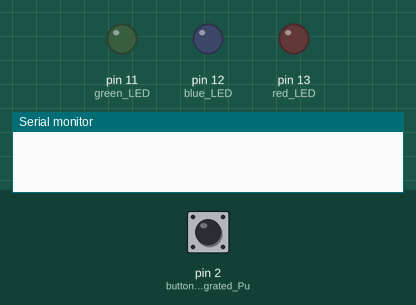
Recording of a sketch running on a simulated Arduino Uno, built with avr-gcc and run on an emulated ATmega328P. On the bench: output pins drawn as LEDs (lit = HIGH), the last lines printed to the serial monitor. Inputs (shaded band) come from the test bench; at power-on: pin 2 (button_with_integrated_Pu) HIGH.

Above: at 1.2 s.
1.3 s: pin 2 (button_with_integrated_Pu) pulled LOW for 0.15 s
At 1.7 s:
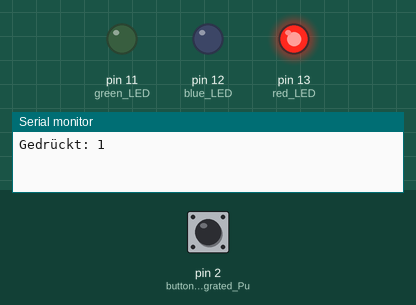
2.9 s: pin 2 (button_with_integrated_Pu) pulled LOW for 1 s
At 4.1 s:
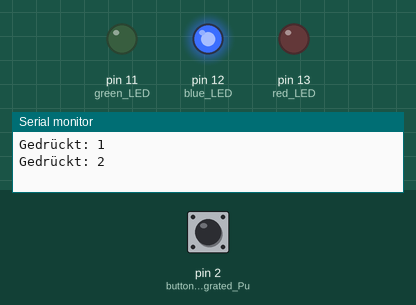
5.4 s: pin 2 (button_with_integrated_Pu) pulled LOW for 0.15 s
At 6.0 s:
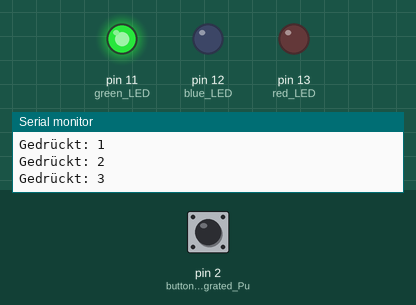
7.0 s: pin 2 (button_with_integrated_Pu) pulled LOW for 3.2 s
At 8.5 s:
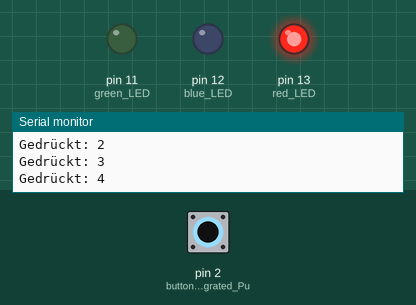
Timing chart, 0 to 10.0 s (numbered marks = the images above; inputs shaded):
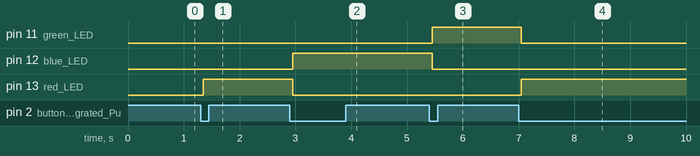

Measured:
- after the input at 1.3 s, pin 13 (red_LED): LOW → HIGH after 0.05 s
- after the input at 2.9 s, pin 12 (blue_LED): LOW → HIGH after 0.05 s; pin 13 (red_LED): HIGH → LOW after 0.05 s
- after the input at 5.4 s, pin 11 (green_LED): LOW → HIGH after 0.05 s; pin 12 (blue_LED): HIGH → LOW after 0.05 s
- after the input at 7.0 s, pin 11 (green_LED): HIGH → LOW after 0.05 s; pin 13 (red_LED): LOW → HIGH after 0.05 s

The sketch:

code.ino
```cpp
int count = 0;
bool lastButtonState = HIGH;  // because we utilise INPUT_PULLUP
void setup() {
  // put your setup code here, to run once:
  pinMode(13, OUTPUT);     // red LED
  pinMode(12, OUTPUT);     // blue LED
  pinMode(11, OUTPUT);     // green LED
  pinMode(2, INPUT_PULLUP);       // button with integrated Pullup
   Serial.begin(9600);
}

void loop() {
    bool buttonState = digitalRead(2);
  // put your main code here, to run repeatedly:
  if(count == 1){                               // LED light mode
    digitalWrite(13, HIGH);
    digitalWrite(12, LOW);
    digitalWrite(11, LOW);
  }
  if(count == 2){
    digitalWrite(13, LOW);
    digitalWrite(12, HIGH);
    digitalWrite(11, LOW);
  }
  if(count == 3){
    digitalWrite(13, LOW);
    digitalWrite(12, LOW);
    digitalWrite(11, HIGH);
  }
  if(count == 4){
    count = 1;
  }
  if(lastButtonState == HIGH && buttonState == LOW) {     // counter
    count++;
    Serial.print("Gedrückt: ");
    Serial.println(count);
    delay(50);  // einfache Entprellung
  }

  lastButtonState = buttonState;
}
```
